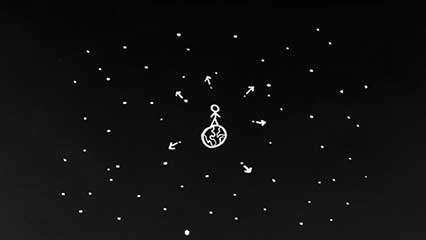
#> input picture VIP/Lab Files/images/objects/232.1300785334363_186.503094577947_1_1.png, 426 x 240 px; its folder holds only this picture in this run
$ jupyter execute --allow-errors 'Object Detection.ipynb'   (older library calls are emulated)
#> lines starting #> are read from the running program, lines starting #| are printed output that depends on the picture
# Problem Description

Let's tackle an object detection problem.

I have modified three different images by adding a gaussian object to them. However, we do not know the parameters used to create the object.

We only know the coordinates of where the object was placed on the data (this is our truth data).

Our algorithm needs to output a guess of where the object is in the image ((x,y) coordinates).

Here are two images from the dataset we'll be using.


Can you tell where the gaussian object was added in? Hint: They are both near the top of the image

Essentially we have a *"Where's Waldo?"* problem. One of the objects in the image is the odd one out and our algorithm is tasked with finding it.

We'll start by reading in the images as a numpy array to make our dataset.

[cell 1]
import numpy as np
import cv2
import os

folder = "images/objects/"

# get lists of numpy arrays
image_data = []
truth_data = []
directory = os.listdir(folder)
for img in directory:
    # get truth data
    truth = [float(i) for i in img.split("_")[:2]]
    # need to reverse the x and y because of image coord system
    # an image is (x,y) which is (row,col) unlike a coordinate system that is (col,row)
    truth_data.append(np.array([truth[1], truth[0]]))

    # get image data
    path = os.path.join(folder, img)
    grayscale = 0
    img_arr = cv2.imread(path, grayscale)
#> img_arr is the input picture: shape (240, 426); min 0, max 255, mean 16.1
    image_data.append(img_arr)

print("Image Dimensions:", image_data[0].shape)
#| Image Dimensions: (240, 426)
print("Dataset Size:", len(image_data))
#| Dataset Size: 1
print("Sample Truth Data:", truth_data[0])

# Proof of concept for the object detection algorithm

[cell 2]
import matplotlib.pyplot as plt
from matplotlib.patches import Ellipse
from scipy import signal
import sep

# method for creating gaussian kernels
def gaussian_kernel(size=21, std=3):
    """Returns a 2D Gaussian kernel array

    Args:
        size: defines the (size x size) kernel matrix
        std: standard deviation of gaussian (sigma)
    """
    # generate kernel data
    gkern_1d = signal.gaussian(size, std=std).reshape(size, 1)
    gkern_2d = np.outer(gkern_1d, gkern_1d)
    # normalize and return kernel matrix
    return (gkern_2d - np.mean(gkern_2d)) / np.std(gkern_2d)

def object_detection(image, size=11, std=1.5, threshold=10.0, minarea=5):
    # create kernel
    # I encourage you to play around with these parameters
    gkern = gaussian_kernel(size=size, std=std)

    # run SEP's matched_filtering
    # I encourage you to play around with the threshold and minarea
    objects = sep.extract(image, threshold, filter_kernel=gkern, minarea=minarea)
    print("Number of objects found:", len(objects))

    # initialize a dict for mapping objects to scores
    my_map = {}
    for obj in objects:
        # get radius of kernel
        s = (gkern.shape[0] - 1) // 2

        # pad input data with kernel radius
        # without the padding objects near the edge of the image will error out
        padded_data = cv2.copyMakeBorder(image, s, s, s, s, cv2.BORDER_REPLICATE)

        # grab center of object and pad it
        x = int(obj['y']) + s
        y = int(obj['x']) + s

        # slice our region of interest out of our original data
        # this will have the same nxn shape as the kernel
        roi = padded_data[x-s:x+s+1,y-s:y+s+1]

        # normalize roi
        # this is to prevent larger objects from having a bias
        if np.std(roi) > 0:
            roi = (roi - np.mean(roi)) / np.std(roi)

        # update object mapping with score
        my_map[(obj['x'],obj['y'])] = (roi * gkern).sum()

    # (argmax) find the key in the dictionary with the highest value
    max_coord = max(my_map.keys(), key=(lambda key: my_map[key]))

    return max_coord, objects

# Examples:

#> (a cell that did not finish here is left out)

# Skimage object detection

[cell 4]
from skimage.feature import blob_dog, blob_log, blob_doh

for image, truth in zip(image_data, truth_data):
    blobs_log = blob_log(image, max_sigma=30, num_sigma=10, threshold=.1)

    blobs_dog = blob_dog(image, max_sigma=30, threshold=.1)

    blobs_doh = blob_doh(image, max_sigma=30, threshold=.01)

    blobs_list = [blobs_log, blobs_dog, blobs_doh]
    colors = ['yellow', 'lime', 'red']
    titles = ['Laplacian of Gaussian', 'Difference of Gaussian',
              'Determinant of Hessian']
    sequence = zip(blobs_list, colors, titles)

    fig, axes = plt.subplots(1, 3, figsize=(10, 3), sharex=True, sharey=True)
    ax = axes.ravel()

    for idx, (blobs, color, title) in enumerate(sequence):
        ax[idx].set_title(title)
        ax[idx].imshow(image, interpolation='nearest')
        for blob in blobs:
            y, x, r = blob
            c = plt.Circle((x, y), r, color=color, linewidth=2, fill=False)
            ax[idx].add_patch(c)
        ax[idx].set_axis_off()

    plt.tight_layout()
    plt.show()
#> this loop made 1 pass
#> (truth, colors) on pass 1: ([186.5, 232.1], ['yellow', 'lime', 'red'])
#> pass 1, `plt.show()`:
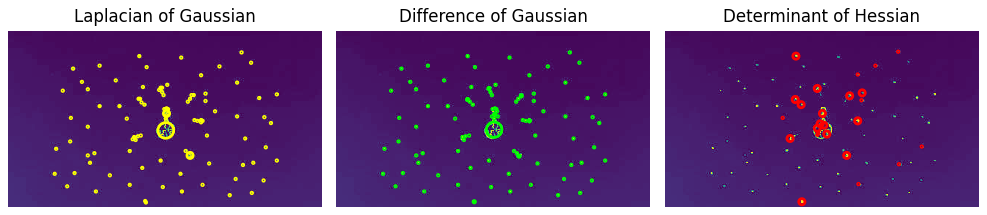
#> figure drawn by matplotlib, 3 panels


$ run again, on VIP/Lab Files/images/objects/36.792646160398576_133.55204192885853_2_1.png
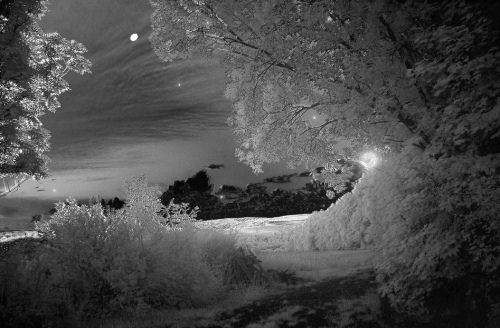
#> input picture VIP/Lab Files/images/objects/36.792646160398576_133.55204192885853_2_1.png, 500 x 328 px
#> img_arr is the input picture: shape (328, 500); min 0, max 255, mean 74.7
#| Image Dimensions: (328, 500)
#| Dataset Size: 1
#> the loop `for image, truth in zip(image_data, truth_data):` made 1 pass
#> (truth, blobs_doh, colors) on pass 1: ([133.6, 36.79], [[36, 133, 4.22], [53, 45, 1], [205, 77, 1]], ['yellow', 'lime', 'red'])
#> pass 1, `plt.show()`:
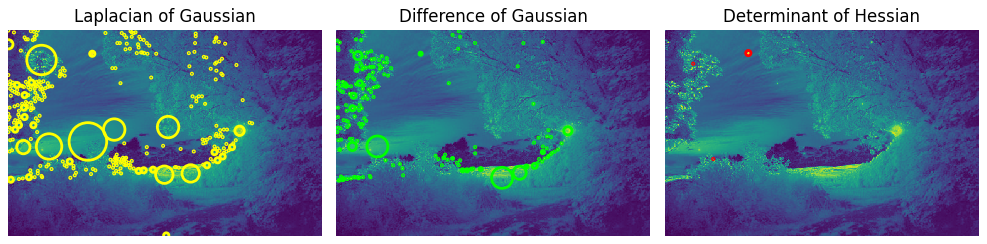
#> figure drawn by matplotlib, 3 panels
